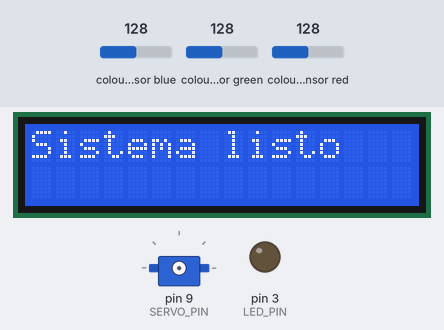
The sketch below on a simulated Arduino Uno, built with avr-gcc and run on an emulated ATmega328P. Parts: 16×2 character LCD, servo, output pins drawn as LEDs (lit = HIGH). The test bench sets the inputs (shaded band); at power-on: colour sensor blue 128, colour sensor green 128, colour sensor red 128. What the sketch prints to the serial monitor is not drawn.

Above: at 0.1 s.
At 2.2 s:
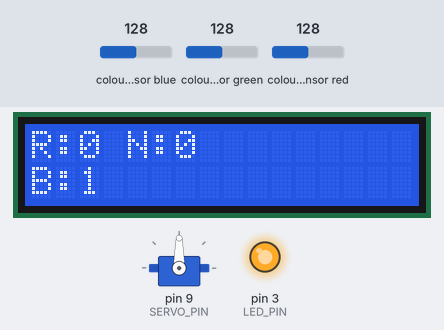
At 67.3 s:
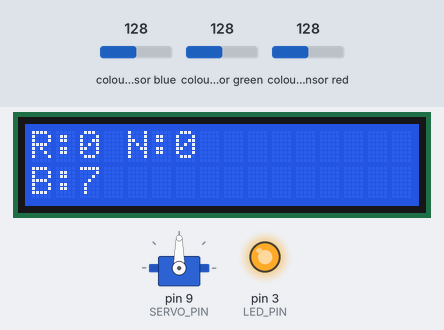
At 121.6 s:
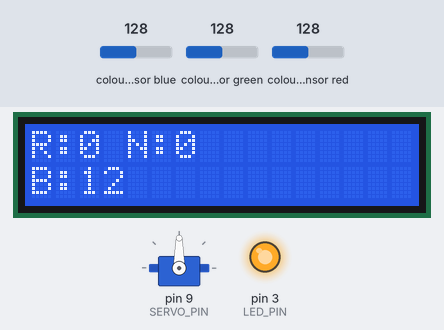
Timing chart, 0 to 123.1 s (numbered marks = the images above):
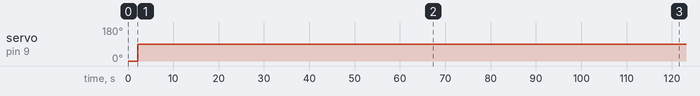

Measured:
- by itself, servo on pin 9 (SERVO_PIN): 0° → 90° at 2.1 s
- what the display in image 1 shows lasts 10.9 s, from 2.1 s to 13.0 s

The sketch:

clasificador_bolas2.ino
```cpp
#include <Wire.h>
#include <Adafruit_TCS34725.h>
#include <Servo.h>
#include <LiquidCrystal_I2C.h>

// ------------------ CONFIG ------------------
#define SERVO_PIN 9
#define LED_PIN 3

LiquidCrystal_I2C lcd(0x27, 16, 2); // Dirección típica

Adafruit_TCS34725 tcs = Adafruit_TCS34725(
  TCS34725_INTEGRATIONTIME_50MS,
  TCS34725_GAIN_4X);

Servo myServo;

// ------------------ POSICIONES SERVO ------------------
int posHome = 0;
int posBlanco = 90;
int posRojo = 0;
int posAzul = 90;
int posNegro = 180;

// ------------------ CONTROL ------------------
bool bolaDetectada = false;
bool esperandoRecogida = false;

unsigned long tiempoInicioRecogida = 0;
const unsigned long TIEMPO_RECOGIDA = 100;

// ------------------ CONTADORES ------------------
int contadorRojo = 0;
int contadorNegro = 0;
int contadorBlanco = 0;

int ultimoColor = -1; // 0=rojo, 1=negro, 2=blanco
unsigned long ultimoTiempoColor = 0;
const unsigned long BLOQUEO_REPETICION = 10000;

// ------------------ SETUP ------------------
void setup() {

  Serial.begin(9600);

  if (!tcs.begin()) {
    Serial.println("ERROR: No se detectó el TCS34725");
    while (1);
  }

  // LCD INIT
  lcd.init();
  lcd.backlight();

  lcd.setCursor(0, 0);
  lcd.print("Sistema listo");
  delay(2000);
  lcd.clear();

  pinMode(LED_PIN, OUTPUT);
  digitalWrite(LED_PIN, HIGH);

  myServo.attach(SERVO_PIN);
  myServo.write(posHome);

  Serial.println("Sistema listo, servo recto esperando bola");
}

// ------------------ LOOP ------------------
void loop() {

  uint16_t r, g, b, c;
  tcs.getRawData(&r, &g, &b, &c);

  Serial.print("R: "); Serial.print(r);
  Serial.print(" G: "); Serial.print(g);
  Serial.print(" B: "); Serial.print(b);
  Serial.print(" C: "); Serial.println(c);

  if (!bolaDetectada && !esperandoRecogida) {

    int targetPos = detectarColor(r, g, b, c);

    if (targetPos != -1) {

      int color = -1;
      if (targetPos == posRojo) color = 0;
      if (targetPos == posNegro) color = 1;
      if (targetPos == posBlanco) color = 2;

      if (color != -1) {
        actualizarContador(color);
        actualizarPantalla();
      }

      myServo.write(targetPos);
      bolaDetectada = true;

      Serial.println("Color detectado, cilindro girado");
      delay(2000);
    }
  }

  if (bolaDetectada) {
    bolaDetectada = false;
    esperandoRecogida = true;
    tiempoInicioRecogida = millis();
  }

  if (esperandoRecogida) {
    if (millis() - tiempoInicioRecogida >= TIEMPO_RECOGIDA) {
      esperandoRecogida = false;
    }
  }
}

// ------------------ DETECCIÓN COLOR ------------------
int detectarColor(uint16_t r, uint16_t g, uint16_t b, uint16_t c) {

  if ((c > 620 && c < 1300) && r < 400 && r > 270 && g < 500 && g > 310 && b < 340) {
    Serial.println("Color: NEGRO");
    return posNegro;
  }
  else if (c > 1200 && r > 400 && g > 400 && b > 400) {
    Serial.println("Color: BLANCO");
    return posBlanco;
  }
  else if (r > g * 1.5 && r > b * 1.5) {
    Serial.println("Color: ROJO");
    return posRojo;
  }
  else if (c < 540 && r < 220 && r > 200 && g < 230 && b < 190) {
    Serial.println("Color: carton");
    return -1;
  }

  return -1;
}

// ------------------ CONTADOR ------------------
void actualizarContador(int color) {

  unsigned long ahora = millis();

  if (color == ultimoColor) {
    if (ahora - ultimoTiempoColor < BLOQUEO_REPETICION) {
      return;
    }
  }

  if (color == 0) {
    contadorRojo++;
    if (contadorRojo > 99) contadorRojo = 0;
  }

  if (color == 1) {
    contadorNegro++;
    if (contadorNegro > 99) contadorNegro = 0;
  }

  if (color == 2) {
    contadorBlanco++;
    if (contadorBlanco > 99) contadorBlanco = 0;
  }

  ultimoColor = color;
  ultimoTiempoColor = ahora;
}

// ------------------ LCD ------------------
void actualizarPantalla() {

  lcd.clear();

  lcd.setCursor(0, 0);
  lcd.print("R:");
  lcd.print(contadorRojo);
  lcd.print(" N:");
  lcd.print(contadorNegro);

  lcd.setCursor(0, 1);
  lcd.print("B:");
  lcd.print(contadorBlanco);
}
```
